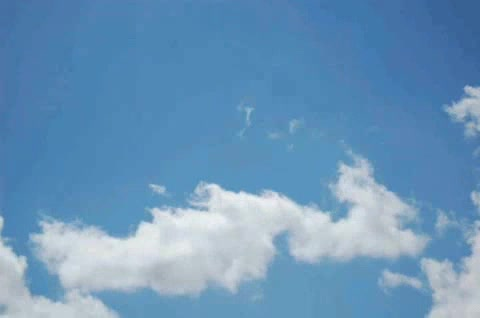
#> input picture frames/01gif-frame-017.jpg, 480 x 318 px; its folder holds 4 pictures in this run
$ jupyter execute encode_img_to_vid.ipynb
#> lines starting #> are read from the running program, lines starting #| are printed output that depends on the picture
[cell 1]
import cv2
import os
import numpy as np

def get_image_files(directory, extensions=['.png', '.jpg', '.jpeg']):
    # Get list of image files in the directory
    files = [os.path.join(directory, f) for f in os.listdir(directory)
             if os.path.isfile(os.path.join(directory, f)) and
             os.path.splitext(f)[1].lower() in extensions]
    files.sort()  # Sort files to ensure correct order
    return files

def read_images_from_directory(directory, resize_to=None):
#> called with directory = 'frames/', resize_to = (128, 128)
    files = get_image_files(directory)
    frames = []

    for file in files:
        img = cv2.imread(file)
#> img is the input picture: shape (318, 480, 3); mean B, G, R 186.1, 149.8, 106.7
        if img is not None:
            if resize_to:
                img = cv2.resize(img, resize_to)
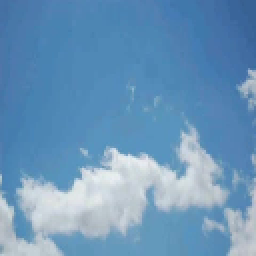
#> img: shape (128, 128, 3) (shown 2 times larger); mean B, G, R 186, 149.7, 106.6
            frames.append(img)
        else:
            print(f"Warning: {file} is not a valid image file or could not be read.")
#> pass 2 of the loop in read_images_from_directory, `for file in files:`:
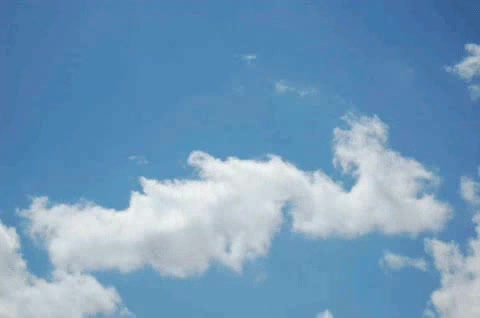
#> input picture frames/01gif-frame-018.jpg, 480 x 318 px
#> in read_images_from_directory, img is the input picture: shape (318, 480, 3); mean B, G, R 187.7, 154.5, 114.2
#> in read_images_from_directory, `img = cv2.resize(img, resize_to)`:
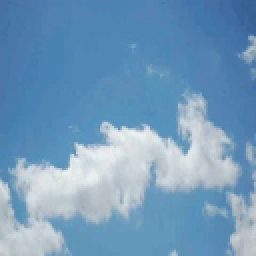
#> img: shape (128, 128, 3) (shown 2 times larger); mean B, G, R 187.6, 154.4, 114.1
#> pass 3 of the loop in read_images_from_directory, `for file in files:`:
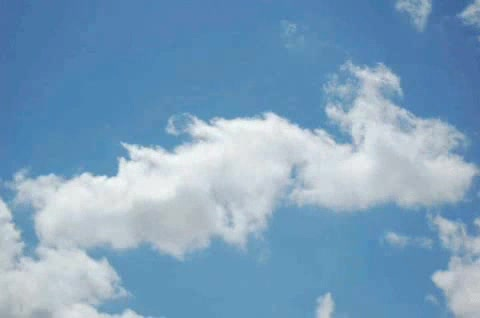
#> input picture frames/01gif-frame-019.jpg, 480 x 318 px
#> in read_images_from_directory, img is the input picture: shape (318, 480, 3); mean B, G, R 189.9, 160.5, 124.5
#> in read_images_from_directory, `img = cv2.resize(img, resize_to)`:
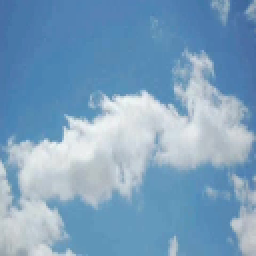
#> img: shape (128, 128, 3) (shown 2 times larger); mean B, G, R 189.8, 160.4, 124.5
#> the loop made 4 passes; the first 3 are shown

    return frames

def encode_frames_to_video(frames, output_file, fps=30):
#> called with output_file = 'output_video.mp4', fps = 5
    if len(frames) == 0:
        raise ValueError("No frames to encode into video")

    # Get frame dimensions
    height, width = frames[0].shape[:2]
#> height = 128; width = 128

    # Define codec and create VideoWriter object
    fourcc = cv2.VideoWriter_fourcc(*'mp4v')  # For MP4 output
    out = cv2.VideoWriter(output_file, fourcc, fps, (width, height))

    for frame in frames:
        out.write(frame)

    out.release()
    print(f"Video saved to {output_file}")

# Example usage
directory = 'frames/'
output_video = 'output_video.mp4'
FPS = 5
resize_to = (128, 128)
frames = read_images_from_directory(directory, resize_to)
encode_frames_to_video(frames, output_video, fps=FPS)
